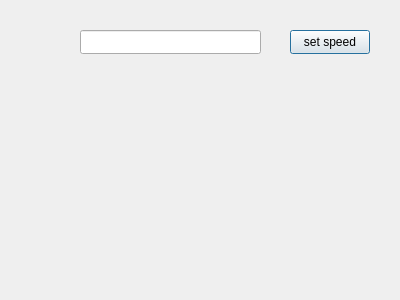
<?xml version="1.0" encoding="UTF-8"?>
<ui version="4.0">
 <class>SetSpeedDialog</class>
 <widget class="QDialog" name="SetSpeedDialog">
  <property name="geometry">
   <rect>
    <x>0</x>
    <y>0</y>
    <width>400</width>
    <height>300</height>
   </rect>
  </property>
  <property name="windowTitle">
   <string>Dialog</string>
  </property>
  <widget class="QPushButton" name="setSpeedButton">
   <property name="geometry">
    <rect>
     <x>290</x>
     <y>30</y>
     <width>80</width>
     <height>24</height>
    </rect>
   </property>
   <property name="text">
    <string>set speed</string>
   </property>
  </widget>
  <widget class="QLineEdit" name="lineEdit">
   <property name="geometry">
    <rect>
     <x>80</x>
     <y>30</y>
     <width>181</width>
     <height>24</height>
    </rect>
   </property>
  </widget>
 </widget>
 <resources/>
 <connections/>
</ui>
